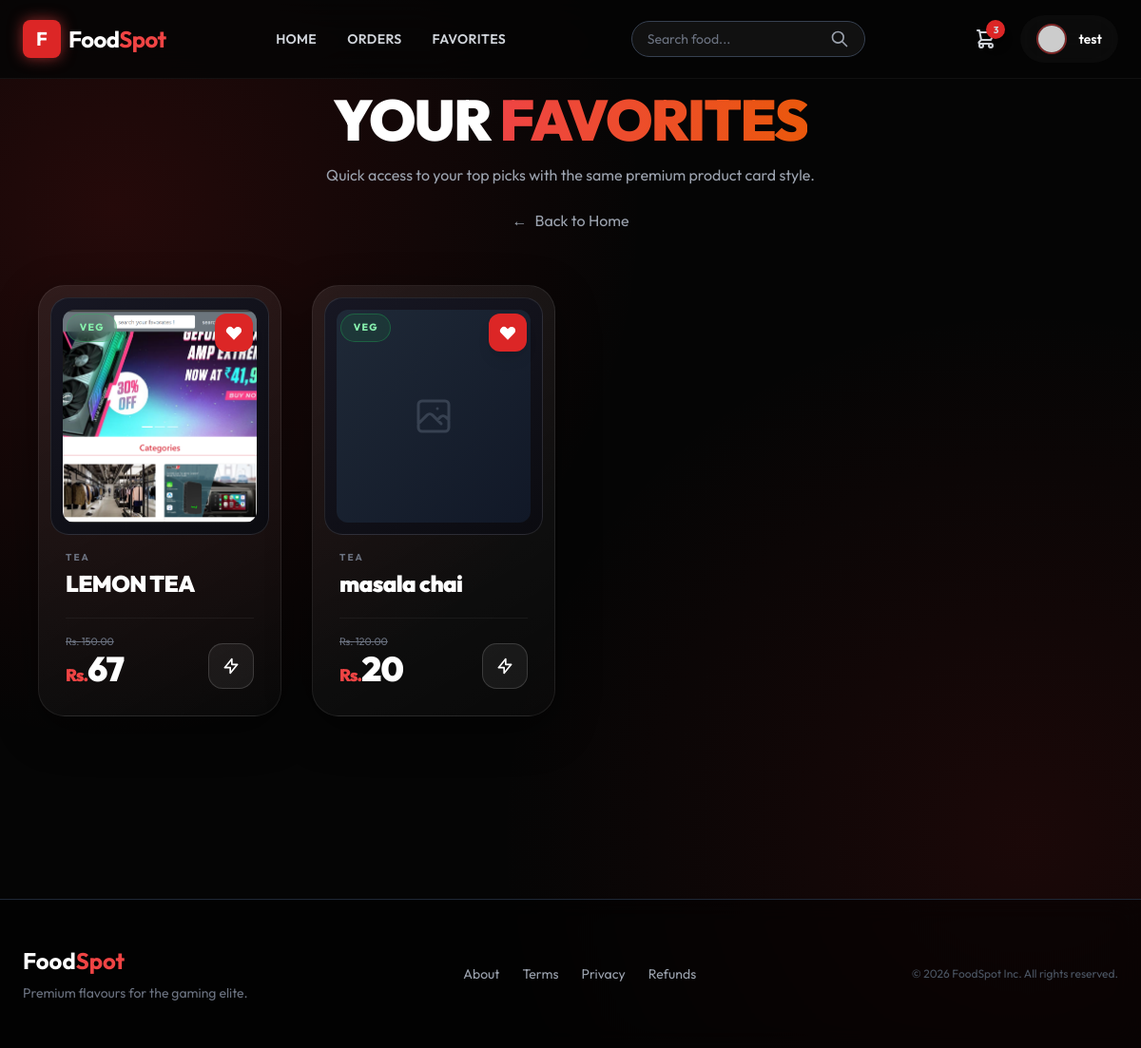
Page /favorites/ (signed in) on the committed database.
### menu/models.py (models this page shows, shortened)
class Favorite(models.Model):
    user = models.ForeignKey(User, on_delete=models.CASCADE)
    product = models.ForeignKey(Product, on_delete=models.CASCADE)
    created_at = models.DateTimeField(auto_now_add=True)
    class Meta:
        unique_together = ('user', 'product')

class Product(models.Model):
    category = models.ForeignKey(Category, on_delete=models.CASCADE)
    name = models.CharField(max_length=150, null=False, blank=False)
    product_image = models.ImageField(upload_to='images', null=True, blank=True)
    quantity = models.IntegerField(null=False, blank=False, default=0)
    original_price = models.DecimalField(max_digits=10, decimal_places=2, null=False)
    selling_price = models.DecimalField(max_digits=10, decimal_places=2, null=False)
    description = models.TextField(max_length=300, null=False)
    is_veg = models.BooleanField(default=False)

class Category(models.Model):
    name = models.CharField(max_length=200, null=False, blank=False)
    description = models.TextField(max_length=200, null=False, blank=False)
    image = models.ImageField(upload_to='images', null=True)
    status = models.BooleanField(default=False)

### menu/views.py (the view)
# urls.py: path("favorites/", FavoritesListView.as_view(), name="favorites"),
@method_decorator(signin_required, name="dispatch")
class FavoritesListView(View):
    def get(self, request):
        favorites = Favorite.objects.filter(user=request.user).select_related('product')
        return render(request, "menu/favorites.html", {"favorites": favorites})

### menu/views.py (called while the page is built)
def signin_required(fn):
    def wrapper(request, *args, **kwargs):
        if not request.user.is_authenticated:
            return redirect("login")
        return fn(request, *args, **kwargs)
    return wrapper

### menu/templates/menu/favorites.html (shortened to what this page needs)
{% extends "menu/base.html" %}
{% block content %}
<div class="mb-14 text-center">
    <h1 class="text-5xl md:text-6xl font-black text-white tracking-tight mb-4">
        YOUR <span class="text-transparent bg-clip-text bg-gradient-to-r from-red-500 to-orange-600">FAVORITES</span>
    </h1>
    <p class="text-gray-400 text-center max-w-2xl mx-auto">
        Quick access to your top picks with the same premium product card style.
    </p>
    <a href="{% url 'home' %}" class="inline-flex mt-6 items-center gap-2 text-gray-400 hover:text-white transition">
        <span>&larr;</span> Back to Home
    </a>
</div>
{% if favorites %}
<div class="grid grid-cols-1 sm:grid-cols-2 lg:grid-cols-4 gap-8 px-2 mb-28 max-w-7xl mx-auto">
    {% for fav in favorites %}
    {% with prod=fav.product %}
    <article class="product-card theme-card group p-3">
        <div class="relative h-[250px] overflow-hidden theme-media p-3">
            <div class="absolute top-4 left-4 z-20">
                <span class="theme-chip {% if prod.is_veg %}text-green-300 border-green-500/30 bg-green-500/10{% else %}text-red-300 border-red-500/30 bg-red-500/10{% endif %}">
                    {% if prod.is_veg %}Veg{% else %}Non Veg{% endif %}
                </span>
            </div>
            <div class="absolute top-4 right-4 z-20">
                <button type="button"
                    class="favorite-toggle w-10 h-10 bg-red-600 rounded-xl flex items-center justify-center text-white transition-all duration-300 shadow-lg group-hover:scale-110"
                    data-remove-url="{% url 'remove_from_favorite' prod.id %}"
                    data-favorited="true"
                    aria-label="Remove from favorites">
                    <svg xmlns="http://www.w3.org/2000/svg" class="h-5 w-5" viewBox="0 0 20 20" fill="currentColor">
                        <path fill-rule="evenodd" d="M3.172 5.172a4 4 0 015.657 0L10 6.343l1.172-1.171a4 4 0 115.656 5.656L10 17.657l-6.828-6.829a4 4 0 010-5.656z" clip-rule="evenodd" />
                    </svg>
                </button>
            </div>
            {% if prod.product_image %}
            <img src="{{ prod.product_image.url }}" class="w-full h-full object-cover rounded-xl transform group-hover:scale-105 transition duration-[1.2s] ease-out">
            {% else %}
            <div class="w-full h-full bg-gradient-to-br from-gray-800 to-gray-900 rounded-xl flex items-center justify-center">
            </div>
            {% endif %}
        </div>
        <div class="p-4">
            <p class="text-[10px] font-bold text-gray-500 uppercase tracking-[0.2em] mb-1">{{ prod.category.name }}</p>
            <h3 class="text-2xl font-black text-white tracking-tight truncate group-hover:text-red-300 transition">{{ prod.name }}</h3>
            <div class="mt-5 flex items-end justify-between border-t border-white/5 pt-4">
                <div>
                    {% if prod.selling_price < prod.original_price %}
                    <span class="text-[11px] text-gray-500 line-through block">Rs. {{ prod.original_price }}</span>
                    {% endif %}
                    <span class="text-4xl font-black text-white tracking-tight"><span class="text-red-500 text-lg">Rs.</span>{{ prod.selling_price|floatformat:0 }}</span>
                </div>
                <a href="{% url 'buy' prod.id %}" class="theme-btn-ghost w-12 h-12 flex items-center justify-center">
                    <svg xmlns="http://www.w3.org/2000/svg" class="h-5 w-5" fill="none" viewBox="0 0 24 24" stroke="currentColor">
                        <path stroke-linecap="round" stroke-linejoin="round" stroke-width="2" d="M13 10V3L4 14h7v7l9-11h-7z" />
                    </svg>
                </a>
            </div>
        </div>
    </article>
    {% endwith %}
    {% endfor %}
</div>
{% endif %}
{% endblock %}

### menu/templates/menu/base.html (shortened to what this page needs)
{% load static %}
<!DOCTYPE html>
<html lang="en">
<head>
    <script src="https://cdn.tailwindcss.com"></script>
</head>
<body class="flex flex-col min-h-screen">
    {% block navbar %}
    <nav class="glass-nav fixed w-full z-50 transition-all duration-300">
        <div class="max-w-7xl mx-auto px-6 py-4 flex justify-between items-center">
            <a href="{% url 'home' %}" class="flex items-center gap-2 group">
                <div
                    class="w-10 h-10 bg-red-600 rounded-lg flex items-center justify-center transform group-hover:rotate-12 transition duration-300 shadow-[0_0_15px_rgba(239,68,68,0.6)]">
                    <span class="text-white font-bold text-xl">F</span>
                </div>
                <span class="text-2xl font-bold tracking-tight group-hover:text-red-500 transition">Food<span
                        class="text-red-500">Spot</span></span>
            </a>
            {% if user.is_authenticated %}
            <div class="hidden md:flex items-center space-x-8 text-sm font-semibold uppercase tracking-wide">
                <a href="{% url 'home' %}" class="relative group text-gray-300 hover:text-white transition">
                    Home
                </a>
                <a href="{% url 'my_orders' %}" class="relative group text-gray-300 hover:text-white transition">
                    Orders
                </a>
                <a href="{% url 'favorites' %}" class="relative group text-gray-300 hover:text-white transition">
                    Favorites
                </a>
            </div>
            {% endif %}
            {% block search_bar %}
            <form action="{% url 'search' %}" method="GET"
                class="search-form relative hidden md:flex items-center bg-white/5 border border-gray-700 rounded-full px-4 py-2 ml-4 focus-within:border-red-500/50 focus-within:bg-white/10 transition">
                <input type="text" name="q" placeholder="Search food..." autocomplete="off"
                    class="search-input bg-transparent border-none text-sm text-white placeholder-gray-500 focus:outline-none w-48">
                <button type="submit" class="text-gray-400 hover:text-white transition">
                    <svg xmlns="http://www.w3.org/2000/svg" class="h-5 w-5" fill="none" viewBox="0 0 24 24"
                        stroke="currentColor">
                        <path stroke-linecap="round" stroke-linejoin="round" stroke-width="2"
                            d="M21 21l-6-6m2-5a7 7 0 11-14 0 7 7 0 0114 0z" />
                    </svg>
                </button>
            </form>
            {% endblock %}
            <div class="flex items-center space-x-6">
                {% if user.is_authenticated %}
                <a href="{% url 'cart' %}" class="relative group text-gray-300 hover:text-white transition">
                    {% if user.cart_set.count > 0 %}
                    <span
                        class="absolute -top-2 -right-2 bg-red-600 text-[10px] w-5 h-5 flex items-center justify-center rounded-full font-bold shadow-lg animate-bounce">
                        {{ user.cart_set.count }}
                    </span>
                    {% endif %}
                </a>
                {% endif %}
                {% if user.is_authenticated %}
                <a href="{% url 'profile' %}"
                    class="flex items-center gap-3 glass px-4 py-2 rounded-full hover:bg-white/10 transition border-transparent hover:border-red-500/30 group">
                    <div
                        class="w-8 h-8 rounded-full overflow-hidden border-2 border-red-500/50 group-hover:border-red-500 transition">
                        {% if user.profile.profile_pic %}
                        <img src="{{ user.profile.profile_pic.url }}" class="w-full h-full object-cover">
                        {% else %}
                        <img src="https://ui-avatars.com/api/?name={{ user.username }}&background=1f2937&color=fff"
                            class="w-full h-full object-cover">
                        {% endif %}
                    </div>
                    <span class="hidden md:block font-semibold text-sm">{{ user.username }}</span>
                </a>
                {% else %}
                <a href="{% url 'login' %}"
                    class="bg-red-600 hover:bg-red-700 text-white text-sm font-bold px-6 py-2.5 rounded-full shadow-[0_4px_14px_0_rgba(220,38,38,0.39)] hover:shadow-[0_6px_20px_rgba(220,38,38,0.23)] hover:-translate-y-0.5 transition ease-in-out">
                    Login
                </a>
                {% endif %}
            </div>
        </div>
    </nav>
    {% endblock %}
    <main class="flex-grow {% block main_padding_class %}pt-24{% endblock %} px-4 sm:px-6 lg:px-8 max-w-7xl mx-auto w-full fade-in">
        {% block content %}
        {% endblock %}
    </main>
    <footer class="mt-20 border-t border-gray-800 bg-black/50 backdrop-blur-md">
        <div class="max-w-7xl mx-auto py-12 px-6">
            <div class="flex flex-col md:flex-row justify-between items-center gap-6">
                <div class="text-center md:text-left">
                    <h3 class="text-2xl font-bold text-white mb-2">Food<span class="text-red-500">Spot</span></h3>
                    <p class="text-gray-500 text-sm">Premium flavours for the gaming elite.</p>
                </div>
                <div class="flex space-x-6 text-sm text-gray-400">
                    <a href="{% url 'about_us' %}" class="hover:text-red-500 transition">About</a>
                    <a href="{% url 'terms' %}" class="hover:text-red-500 transition">Terms</a>
                    <a href="{% url 'privacy' %}" class="hover:text-red-500 transition">Privacy</a>
                    <a href="{% url 'refund' %}" class="hover:text-red-500 transition">Refunds</a>
                </div>
                <p class="text-gray-600 text-xs">© 2026 FoodSpot Inc. All rights reserved.</p>
            </div>
        </div>
    </footer>
</body>
</html>

### menu/templates/menu/base.html (style rules this page uses)
:root { --theme-bg: #050505; --theme-surface: #0b0b0f; --theme-surface-2: #12121a; --theme-border: rgba(255, 255, 255, 0.08); --theme-red: #ef4444; --theme-red-soft: rgba(239, 68, 68, 0.22); --theme-green: #22c55e; --theme-text: #f8fafc; --theme-muted: #94a3b8; }
body { font-family: 'Outfit', sans-serif; background-color: var(--theme-bg); background-image: radial-gradient(circle at 10% 20%, rgba(220, 38, 38, 0.15) 0%, transparent 40%), radial-gradient(circle at 90% 80%, rgba(220, 38, 38, 0.1) 0%, transparent 40%); color: #fff; overflow-x: hidden; }
.glass { background: rgba(255, 255, 255, 0.03); backdrop-filter: blur(16px); -webkit-backdrop-filter: blur(16px); border: 1px solid rgba(255, 255, 255, 0.08); }
.glass-nav { background: rgba(5, 5, 5, 0.85); backdrop-filter: blur(20px); border-bottom: 1px solid rgba(255, 255, 255, 0.05); }
.fade-in { animation: fadeIn 0.6s ease-out forwards; opacity: 0; transform: translateY(10px); }
.theme-card { position: relative; border-radius: 1.75rem; border: 1px solid var(--theme-border); background: linear-gradient(150deg, rgba(255, 255, 255, 0.08), rgba(255, 255, 255, 0.02)); box-shadow: 0 15px 45px rgba(0, 0, 0, 0.45); overflow: hidden; transition: transform .35s ease, border-color .35s ease, box-shadow .35s ease; }
.theme-media { border-radius: 1.2rem; overflow: hidden; border: 1px solid rgba(255, 255, 255, 0.1); background: linear-gradient(145deg, #171723, #0b0b10); }
.theme-chip { display: inline-flex; align-items: center; gap: .35rem; border: 1px solid rgba(255, 255, 255, 0.16); border-radius: 9999px; padding: .4rem .8rem; font-size: .65rem; font-weight: 800; letter-spacing: .12em; text-transform: uppercase; background: rgba(255, 255, 255, 0.05); color: #d1d5db; backdrop-filter: blur(8px); }
.theme-btn-ghost { border: 1px solid rgba(255, 255, 255, 0.15); border-radius: .95rem; background: rgba(255, 255, 255, 0.06); color: #fff; transition: background .2s ease, transform .2s ease; }

### rows in the picture
Favorite: product.product_image (picture), product.category.name "TEA", product.name "LEMON TEA", product.original_price "150.00", product.selling_price "67"
Favorite: product.category.name "TEA", product.name "masala chai", product.original_price "120.00", product.selling_price "20"

### other values in the picture
{{ user.cart_set.count }} "3"
{{ user.username }} "test"
